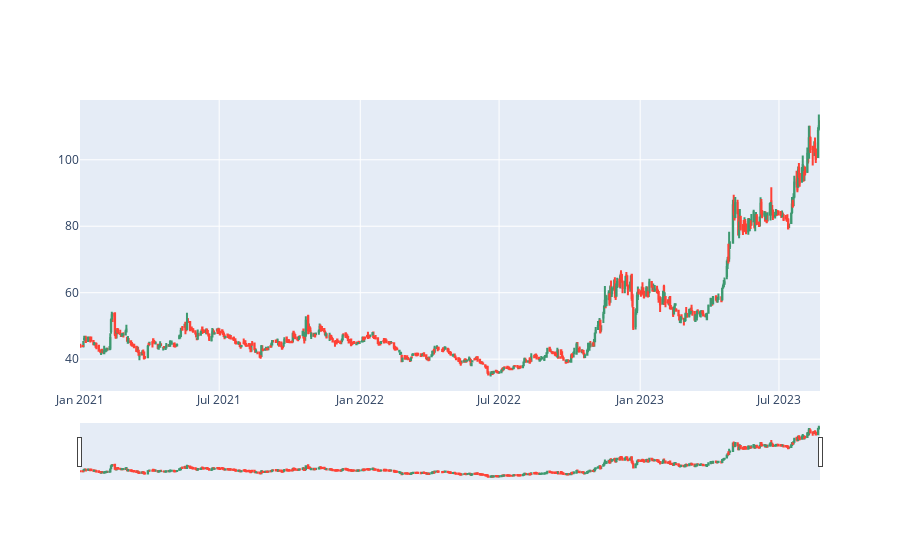

The cell this chart's notebook holds for it:
### Code cell
df = pd.read_csv("../data/cleaned_stocks/stock_2")
fig = go.Figure(data=[go.Candlestick(x=df['time'],
                open=df['Open'],
                high=df['High'],
                low=df['Low'],
                close=df['Close'])])

fig.show()

### Figure 1 — Plotly figure (JSON) as saved in the notebook; plotly's stock layout.template omitted (floating-point values rounded to 4 significant figures; data arrays with more than 128 entries replaced by an {"elided": "..."} marker saying what was removed)
{"data": [{"close": {"elided": "655 float values"}, "high": {"elided": "655 float values"}, "low": {"elided": "655 float values"}, "open": {"elided": "655 float values"}, "type": "candlestick", "x": {"elided": "655 str values"}}], "layout": {}}
